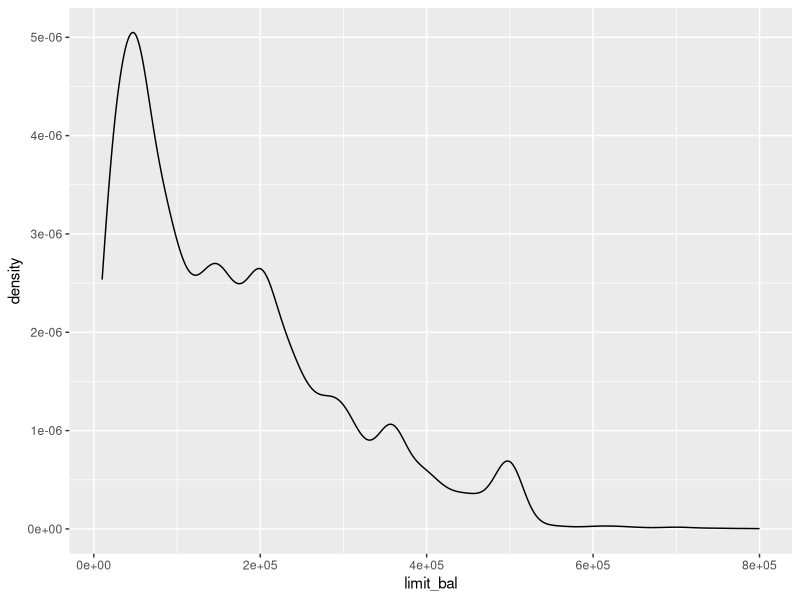
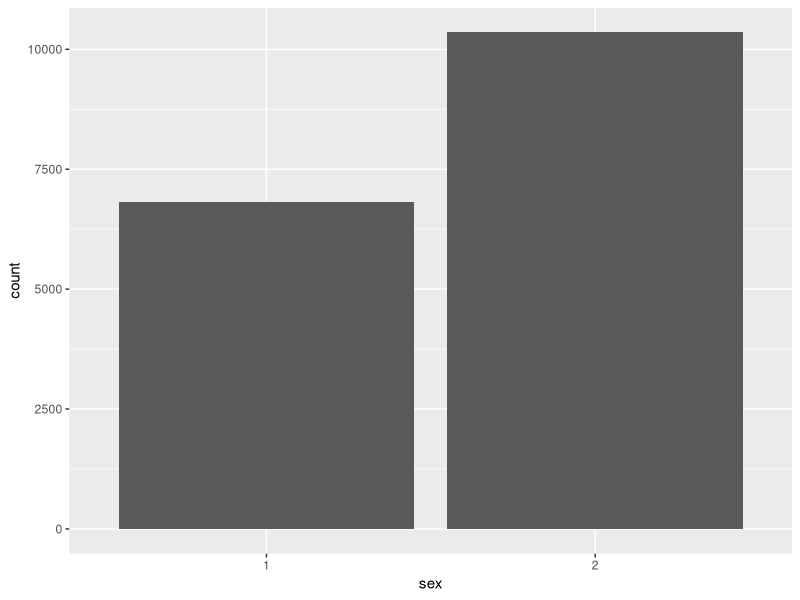
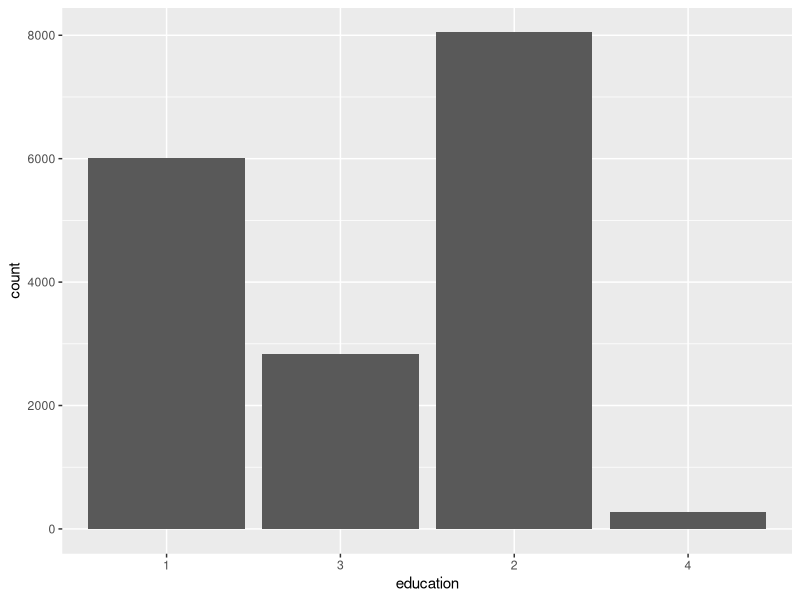
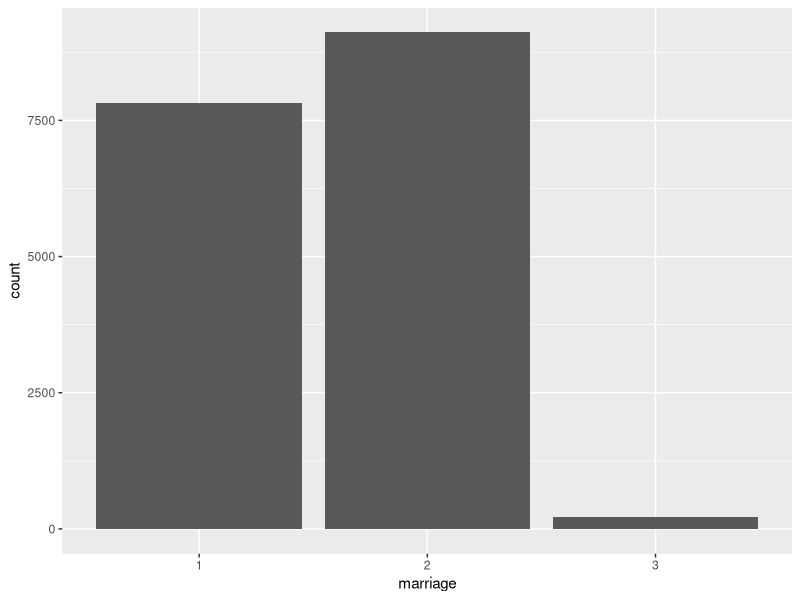
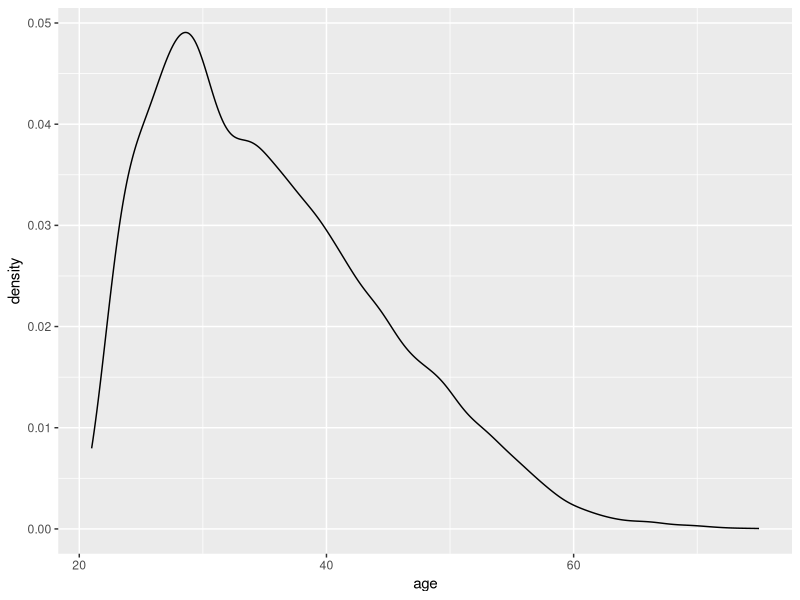
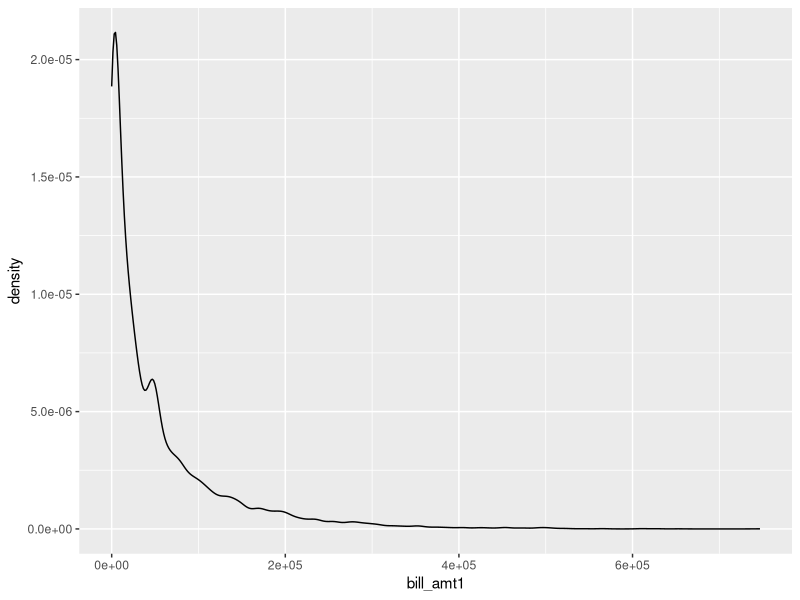
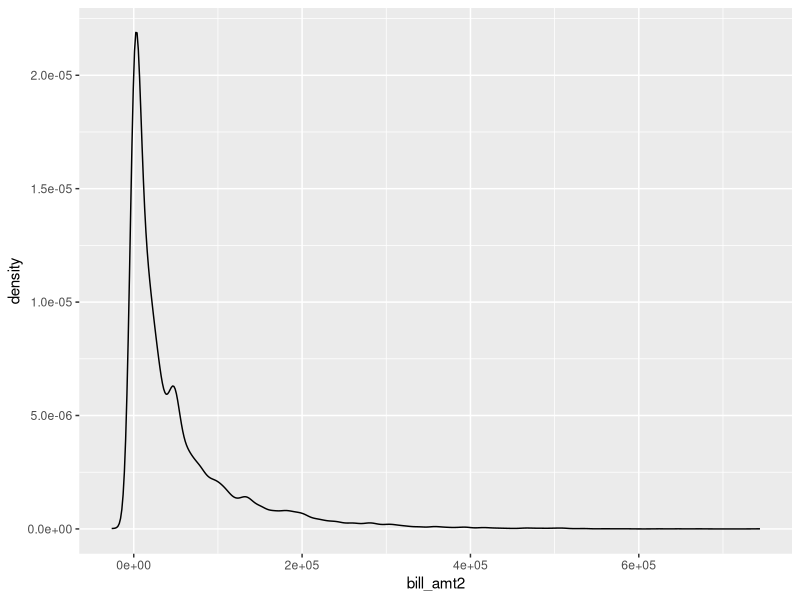
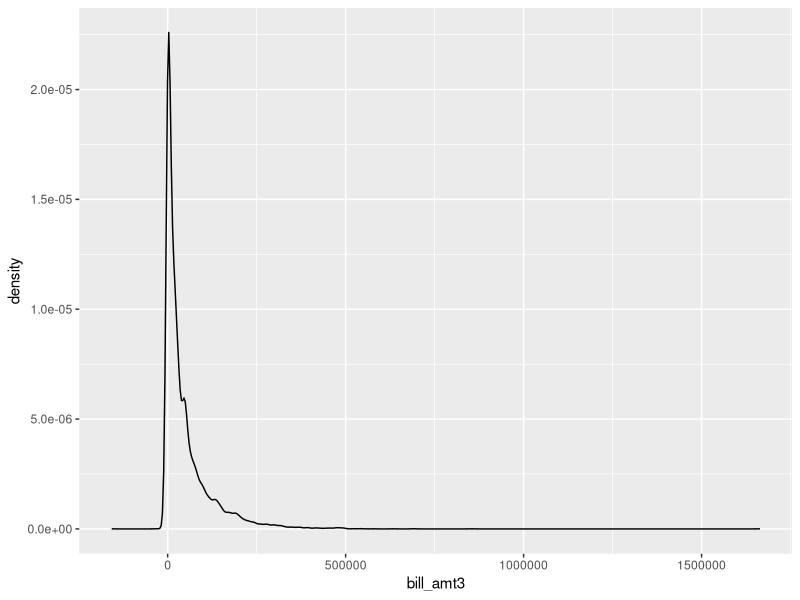

Generate these figures, in order, with R:
# I'm just playing around a little, investigating and such

##########
# Preamble
##########

library(tidyverse)
library(GGally)
library(caret)
library(modelr)
library(glmnet)
library(randomForest)

set.seed(362)

######
# Data
######

data <- read_csv("Data/final_train.csv", col_types = "dfffdddddddddddddf")
compete <- read_csv("Data/final_compete.csv", col_types = "ddfffddddddddddddd")

train <- data %>%
  sample_frac(.7)
test <- data %>%
  setdiff(train)

###################
# EDA (plot matrix)
###################

plot_matrix <- ggpairs(train)

plot_matrix[1,1]
plot_matrix[2,2]
plot_matrix[3,3]
plot_matrix[4,4]
plot_matrix[5,5]
plot_matrix[6,6]
plot_matrix[7,7]
plot_matrix[8,8]
plot_matrix[9,9]
plot_matrix[10,10]
plot_matrix[11,11]
plot_matrix[12,12]
plot_matrix[13,13]
plot_matrix[14,14]
plot_matrix[15,15]
plot_matrix[16,16]
plot_matrix[17,17]
plot_matrix[18,18]

###########
# LASSO/GLM
###########

x_train <- model.matrix(default ~ ., train)[,-1]
y_train <- train$default
x_test <- model.matrix(default ~ ., test)[,-1]
y_test <- test$default
lasso <- cv.glmnet(x_train, y_train, alpha = 1, family = "binomial")
best_lambda <- lasso$lambda.min

l_range <- 10^seq(10, -2, length = 100)
model_lasso <- glmnet(x_train, y_train, alpha = 1, family = "binomial",
                lambda = l_range)
pred_lasso <- predict(model_lasso, s = best_lambda, newx = x_test, type = "response")
pred_lasso <- ifelse(pred_lasso >= .5, 1, 0)
lasso_coef <- predict(model_lasso, type = 'coefficients', s = best_lambda)

# This model predicts all 1s, and i don't know why
sum(pred_lasso != 1) # 0


###############
# Random Forest
###############

model_rf <- randomForest(default ~ ., data = train, mtry = 4, ntree = 25, importance = TRUE)
pred_rf <- predict(model_rf, test)
confusionMatrix(pred_rf, test$default)

# Overall Accuracy of .7985

#########
# Bagging
#########

model_bag <- randomForest(default ~ ., data = train, mtry = 17, ntree = 25, importance = TRUE)
pred_bag <- predict(model_bag, test)
confusionMatrix(pred_bag, test$default)

# Overall Accuracy of .7978
